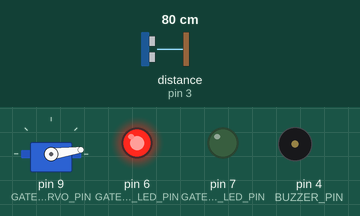
This sketch was run on a simulated Arduino Uno, built with avr-gcc and run on an emulated ATmega328P. Parts: servo, output pins drawn as LEDs (lit = HIGH), buzzer (waves = sounding, pin HIGH). Wiring (inferred from the names in the program): ultrasonic range finder: trigger pin 2; echo pin 3. The inputs (shaded band) are chosen by the test bench; at power-on: distance to the obstacle (sensor on pin 3) 80 cm. The echo pulse lasts 58.3 µs per cm; pins used as bus, display or sensor lines are not drawn; what the sketch prints to the serial monitor is not drawn.

Above: at 1.2 s.
1.3 s: distance to the obstacle (sensor on pin 3) set to 20 cm
4.3 s: distance to the obstacle (sensor on pin 3) set to 18 cm
At 11.6 s:
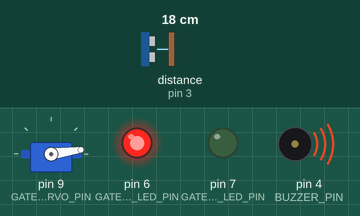
At 13.9 s:
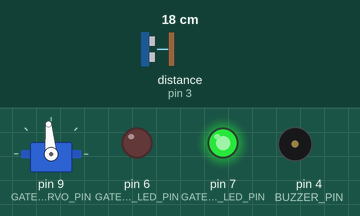
Timing chart, 0 to 15.4 s (numbered marks = the images above; inputs shaded):
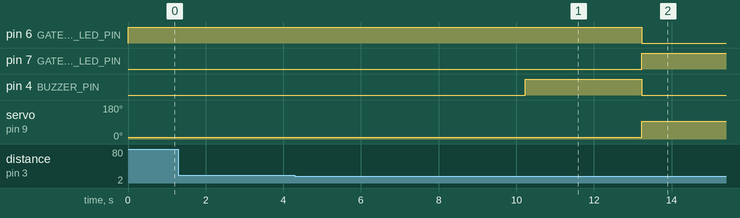

The sketch:

field_4_timed_gate.ino
```cpp
#include <DINCField.h>

using namespace dinc_field;

const uint8_t SENSOR_1_TRIG_PIN = 2;
const uint8_t SENSOR_1_ECHO_PIN = 3;
const uint8_t BUZZER_PIN = 4;
const uint8_t GATE_1_RED_LED_PIN = 6;
const uint8_t GATE_1_GREEN_LED_PIN = 7;
const uint8_t GATE_1_SERVO_PIN = 9;

// The confirmed IoT inventory has three HC-SR04 modules total: two are used by
// field 1, so field 4 intentionally contains one sensor and one gate.
const float PRESENCE_DISTANCE_CM = 18.0f;
const uint32_t PRESENCE_CONFIRM_MS = 250;
const uint32_t OPEN_DELAY_MS = 3000;
const uint8_t GATE_CLOSED_ANGLE = 8;
const uint8_t GATE_OPEN_ANGLE = 95;

Ultrasonic sensor1(SENSOR_1_TRIG_PIN, SENSOR_1_ECHO_PIN);
TimedGate gate1(GATE_1_SERVO_PIN, GATE_1_RED_LED_PIN, NO_PIN,
                GATE_1_GREEN_LED_PIN, GATE_CLOSED_ANGLE, GATE_OPEN_ANGLE,
                OPEN_DELAY_MS);

uint32_t detectedSince1 = 0;

bool presenceConfirmed(float distanceCm, uint32_t &detectedSince) {
  const bool present =
      distanceCm > 1.0f && distanceCm <= PRESENCE_DISTANCE_CM;
  if (!present) {
    detectedSince = 0;
    return false;
  }
  if (detectedSince == 0) {
    detectedSince = millis();
  }
  return millis() - detectedSince >= PRESENCE_CONFIRM_MS;
}

void resetField() {
  detectedSince1 = 0;
  gate1.reset();
  digitalWrite(BUZZER_PIN, LOW);
  Serial.println(F("Field 4 reset: timed gate armed"));
}

void setup() {
  Serial.begin(115200);
  pinMode(BUZZER_PIN, OUTPUT);
  digitalWrite(BUZZER_PIN, LOW);
  sensor1.begin();
  gate1.begin();
  resetField();
}

void loop() {
  static uint32_t lastSampleAt = 0;
  if (millis() - lastSampleAt >= 70) {
    lastSampleAt = millis();
    if (presenceConfirmed(sensor1.readCm(), detectedSince1)) {
      gate1.trigger();
    }
  }

  gate1.update();
  digitalWrite(BUZZER_PIN,
               gate1.state() == GateState::Countdown ? HIGH : LOW);
}
```

Measured:
- the behaviour switches between 19 and 18 cm on distance to the obstacle (sensor on pin 3) (found by bisection; images 0 and 1)
- after the input at 1.3 s, every drawn part: stays the same
- after the input at 4.3 s, pin 6 (GATE_1_RED_LED_PIN): HIGH → LOW after 8.9 s; pin 7 (GATE_1_GREEN_LED_PIN): LOW → HIGH after 8.9 s; pin 4 (BUZZER_PIN): LOW → HIGH after 5.9 s, → LOW 3.0 s later; servo on pin 9 (GATE_1_SERVO_PIN): 8° → 95° after 8.9 s
